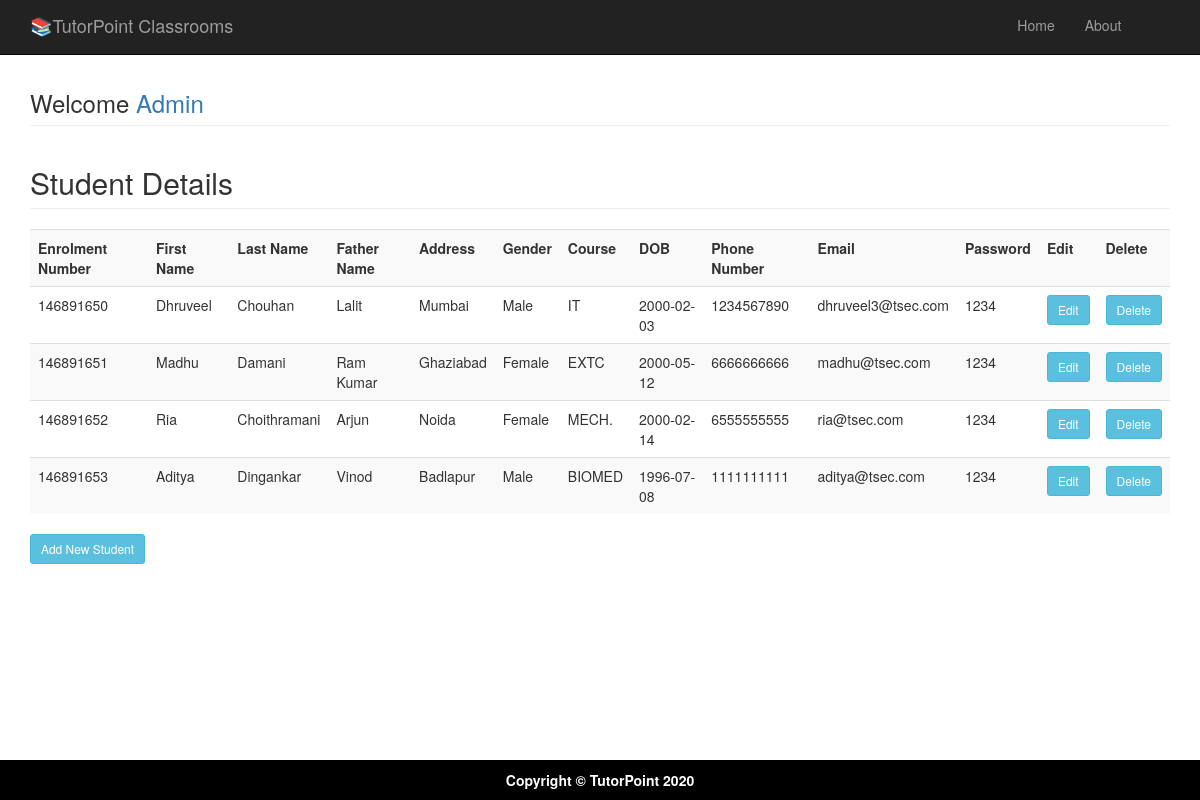
Page /studentdetails.php (signed in) on the committed database.
### tables this page shows
CREATE TABLE `studenttable` (
  `Eno` bigint(20) NOT NULL,
  `FName` varchar(30) NOT NULL,
  `LName` varchar(30) NOT NULL,
  `FaName` varchar(30) NOT NULL,
  `Addrs` text NOT NULL,
  `Gender` varchar(6) NOT NULL,
  `Course` varchar(20) NOT NULL,
  `DOB` date NOT NULL,
  `PhNo` bigint(10) NOT NULL,
  `Pass` varchar(20) NOT NULL,
  `Eid` varchar(50) NOT NULL
);

### studentdetails.php (the view, shortened to what this page needs)
<?php include('adminhead.php'); ?>
<div class="container">
	<div class="row">
		<div class="col-md-12">
			<h3 class="page-header">Welcome <a href="welcomeadmin">Admin</a> </h3>
			<?php
			include( "database.php" );
			$sql = "select * from  studenttable";
			$result = mysqli_query( $connect, $sql );
			echo "<h2 class='page-header'>Student Details</h2>";
			echo "<table class='table table-striped' style='width:100%'>
<tr>
<th>Enrolment Number</th>
<th>First Name</th>
<th>Last Name</th>
<th>Father Name</th>
<th>Address</th>
<th>Gender</th>
<th>Course</th>
<th>DOB</th>
<th>Phone Number</th>
<th>Email</th>
<th>Password</th>
<th>Edit</th>
<th>Delete</th>
</tr>";
			while ( $row = mysqli_fetch_array( $result ) ) {
				?>
			<tr>
				<td>
					<?PHP echo $row['Eno'];?>
				</td>
				<td>
					<?PHP echo $row['FName'];?>
				</td>
				<td>
					<?PHP echo $row['LName'];?>
				</td>
				<td>
					<?PHP echo $row['FaName'];?>
				</td>
				<td>
					<?PHP echo $row['Addrs'];?>
				</td>
				<td>
					<?PHP echo $row['Gender'];?>
				</td>
				<td>
					<?PHP echo $row['Course'];?>
				</td>
				<td>
					<?PHP echo $row['DOB'];?>
				</td>
				<td>
					<?PHP echo $row['PhNo'];?>
				</td>
				<td>
					<?PHP echo $row['Eid'];?>
				</td>
				<td>
					<?PHP echo $row['Pass'];?>
				</td>
				<td><a href="updatestudent.php?eno=<?php echo $row['Eno']; ?>"><input type="button" Value="Edit" class="btn btn-info btn-sm"></a>
				</td>
				<td><a href="studentdetails.php?deleteid=<?php echo $row['Eno']; ?>"><input type="submit" Value="Delete" name="delete" class="btn btn-info btn-sm"></a>
				</td>
			</tr>
			<?php } ?>
			</table>
			<a href="addnewstudent"><button type="button" value="AddNewStudent" class="btn btn-info btn-sm">Add New Student</button></a>
		</div>
	</div>
	<?php include('allfoot.php'); ?>

### css/modern-business.css (style rules this page uses)
html, body { height: 100%; }
body { padding-top: 50px; }

### rows in the picture
studenttable: Eno "146891650", FName "Dhruveel", LName "Chouhan", FaName "Lalit", Addrs "Mumbai", Gender "Male", Course "IT", DOB "2000-02-03", PhNo "1234567890", Eid "dhruveel3@tsec.com", Pass "1234"
studenttable: Eno "146891651", FName "Madhu", LName "Damani", FaName "Ram Kumar", Addrs "Ghaziabad", Gender "Female", Course "EXTC", DOB "2000-05-12", PhNo "6666666666", Eid "madhu@tsec.com", Pass "1234"
studenttable: Eno "146891652", FName "Ria", LName "Choithramani", FaName "Arjun", Addrs "Noida", Gender "Female", Course "MECH.", DOB "2000-02-14", PhNo "6555555555", Eid "ria@tsec.com", Pass "1234"
studenttable: Eno "146891653", FName "Aditya", LName "Dingankar", FaName "Vinod", Addrs "Badlapur", Gender "Male", Course "BIOMED", DOB "1996-07-08", PhNo "1111111111", Eid "aditya@tsec.com", Pass "1234"
